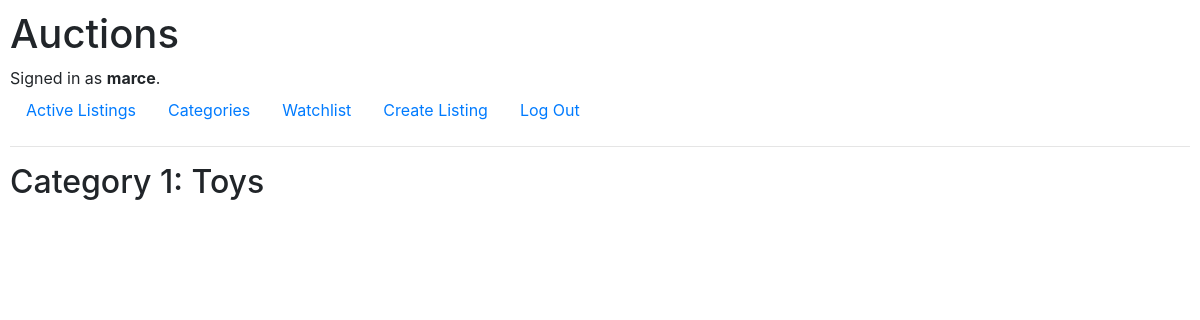
The app's page /categories/1 (signed in) with its own data.
### auctions/models.py (models this page shows, shortened)
class User(AbstractUser):
    pass

class Category(models.Model):
    name = models.CharField(max_length=50)
    description = models.CharField(max_length=500)

### auctions/views.py (the view)
# urls.py: path("categories/<int:category_id>", views.category, name="category"),
def category(request, category_id):
    try:
        category = Category.objects.get(pk=category_id)
    except category.DoesNotExist:
        raise Http404("category not found.")
    return render(request, "auctions/category.html",
    {
        "category": category
    })

### auctions/templates/auctions/category.html (shortened to what this page needs)
{% extends "auctions/layout.html" %}
{% block body %}
    <h2>Category {{ category.id }}: {{ category.name }}</h2>
{% endblock %}

### auctions/templates/auctions/layout.html (shortened to what this page needs)
{% load static %}
<!DOCTYPE html>
<html lang="en">
    <head>
        <link rel="stylesheet" href="https://stackpath.bootstrapcdn.com/bootstrap/4.4.1/css/bootstrap.min.css">
        <link href="{% static 'auctions/styles.css' %}" rel="stylesheet">
    </head>
    <body>
        <h1>Auctions</h1>
        <div>
            {% if user.is_authenticated %}
                Signed in as <strong>{{ user.username }}</strong>.
            {% else %}
                Not signed in.
            {% endif %}
        </div>
        <ul class="nav">
            <li class="nav-item">
                <a class="nav-link" href="{% url 'auctions:index' %}">Active Listings</a>
            </li>
            {% if user.is_authenticated %}
                <li class="nav-item">
                    <a class="nav-link" href="{% url 'auctions:categories' %}">Categories</a>
                </li>
                <li class="nav-item">
                    <a class="nav-link" href="{% url 'auctions:watchlist' %}">Watchlist</a>
                </li>
                <li class="nav-item">
                    <a class="nav-link" href="{% url 'auctions:create' %}">Create Listing</a>
                </li>
                <li class="nav-item">
                    <a class="nav-link" href="{% url 'auctions:logout' %}">Log Out</a>
                </li>
            {% endif %}
        </ul>
        <hr>
        {% block body %}
        {% endblock %}
    </body>
</html>

### auctions/static/auctions/styles.css (style rules this page uses)
body { padding: 10px; }

### records on screen
User: username "marce"
Category: id "1", name "Toys"
